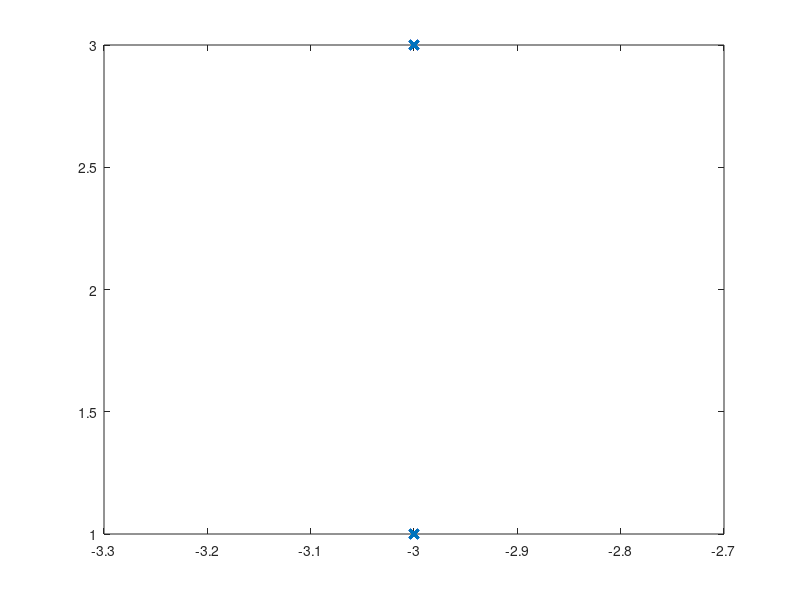

MATLAB code to generate this figure:
clc
clearvars
close all

a = [   0 32 0 64 0 96  0 128 0 160 0
        1 33 1 65 0 97  1 129 0 161 0
        1 34 1 66 0 98  1 130 0 162 0
        1 35 1 67 1 99  0 131 1 163 0
        0 36 0 68 0 100 1 132 1 164 0
        1 37 0 69 0 101 1 133 0 165 0
        1 38 1 70 0 102 1 134 1 166 0
        1 39 1 71 0 103 0 135 1 167 0
        1 40 0 72 1 104 0 136 0 168 0
        1 41 0 73 0 105 0 137 1 169 0
        1 42 0 74 0 106 1 138 1 170 0
        1 43 0 75 1 107 1 139 0 171 0
        0 44 0 76 1 108 1 140 1 172 1
        0 45 0 77 0 109 0 141 0 173 1
        0 46 0 78 1 110 0 142 1 174 0
        0 47 0 79 0 111 0 143 1 175 1
        1 48 1 80 0 112 1 144 1 176 1
        1 49 0 81 0 113 1 145 0 177 0
        1 50 1 82 0 114 1 146 0 178 1
        0 51 1 83 1 115 1 147 1 179 1
        1 52 1 84 1 116 0 148 1 180 0
        1 53 1 85 1 117 1 149 0 181 0
        1 54 1 86 0 118 0 150 0 182 1
        1 55 1 87 1 119 1 151 0 183 1
        1 56 0 88 0 120 0 152 0 184 0
        1 57 0 89 0 121 1 153 1 185 1
        0 58 0 90 0 122 1 154 0 186 1
        0 59 1 91 1 123 0 155 0 187 0
        0 60 0 92 0 124 1 156 0 188 1
        1 61 0 93 0 125 0 157 0 189 1
        0 62 0 94 1 126 0 158 1 190 0
        0 63 1 95 0 127 1 159 1 191 1];
b = a(:);
a(a > 1) = [];
a_fft = qammod(a, 16).'
plot(a_fft, 'x', 'LineWidth', 2)
